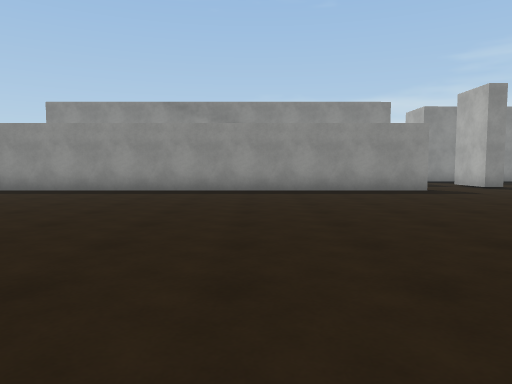
view 1 (above)

17 first-person views from a walk through a 3-D level made in the Unity game engine. The camera is 1.2 m above the floor, tilts 4° down and sees 70° across. The floor is counted in squares, 2 m on a side. Each view is taken from the middle of a square. On the plan, view 1 faces up. The plan holds only what a view shows up to about 10 squares ahead; the rest is blank. The place goes on beyond the plan. The player character is not drawn. Surface patterns are stand-ins for the level's own textures.

view 2
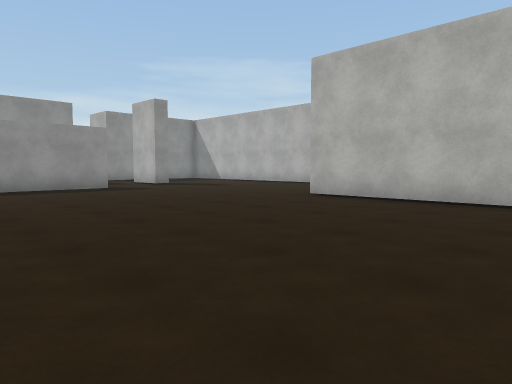

view 3
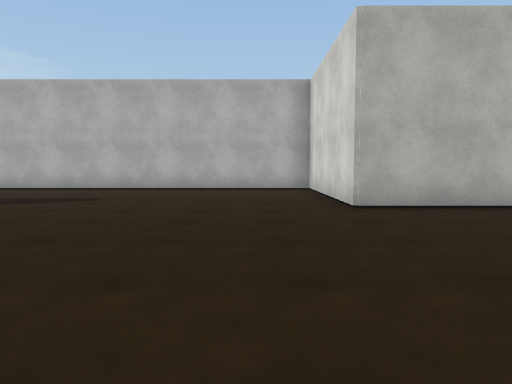

view 4
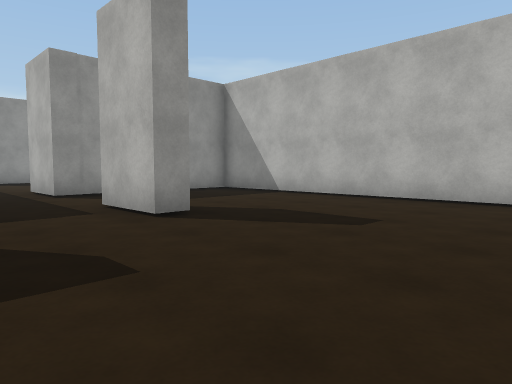

view 5
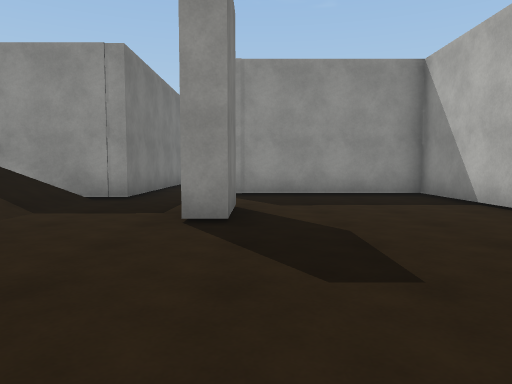

view 6
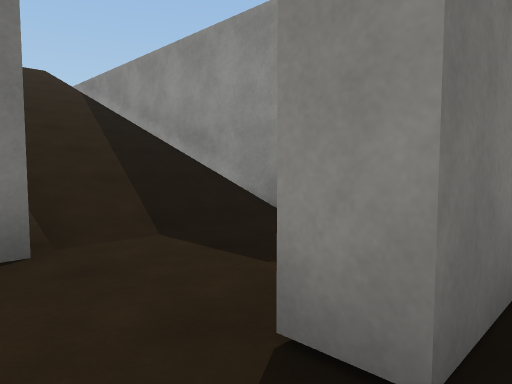

view 7
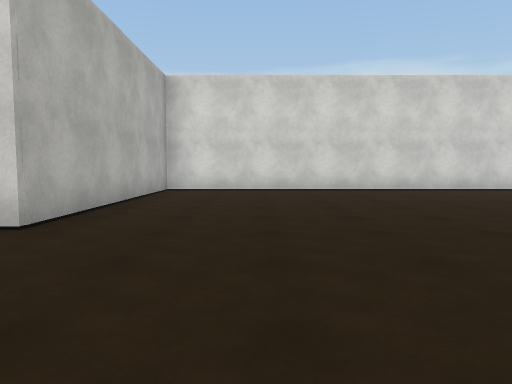

view 8
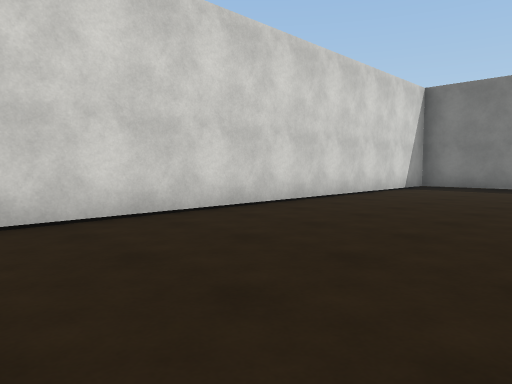

view 9
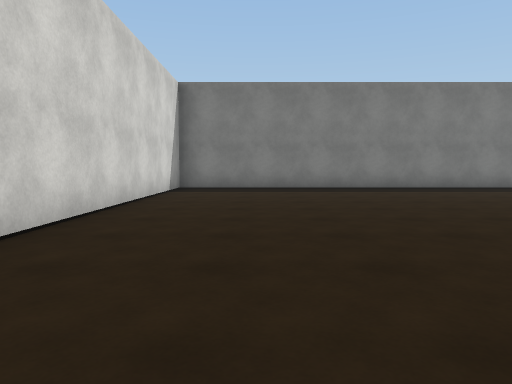

view 10
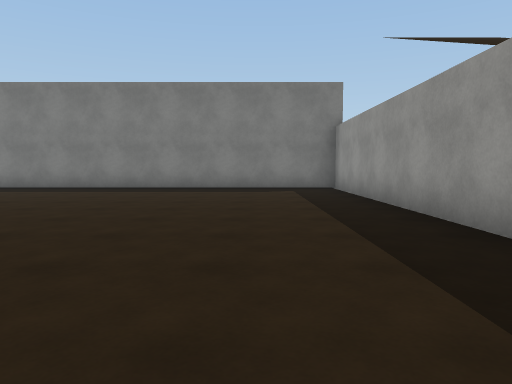

view 11
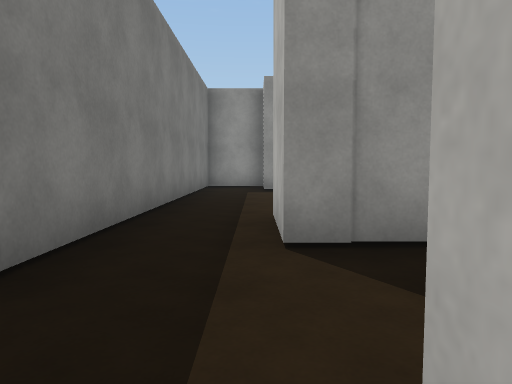

view 12
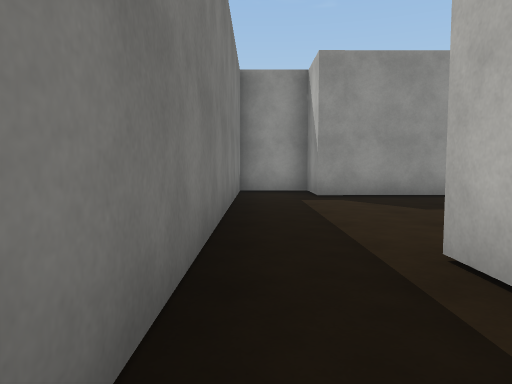

view 13
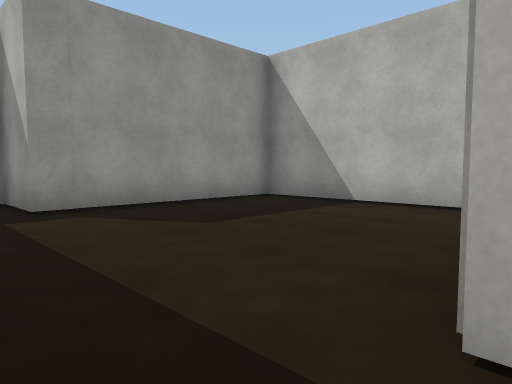

view 14
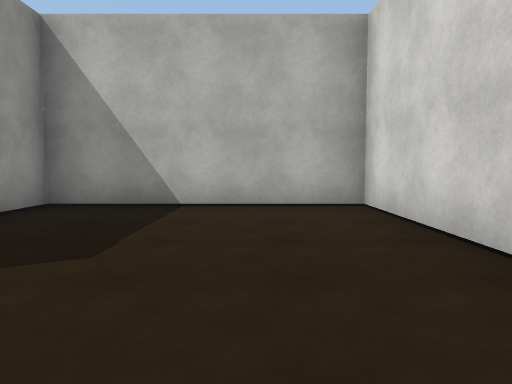

view 15
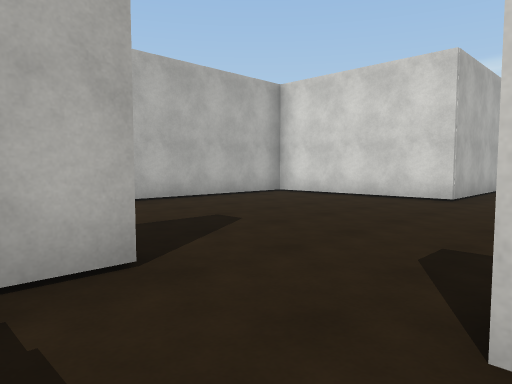

view 16
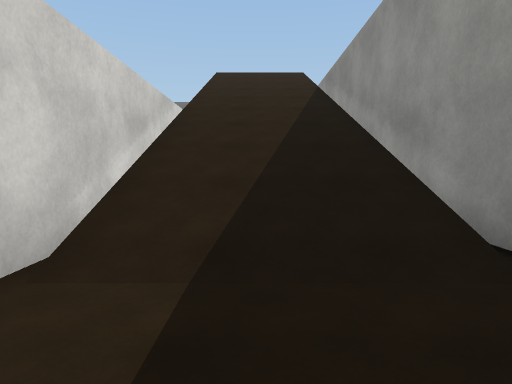

view 17
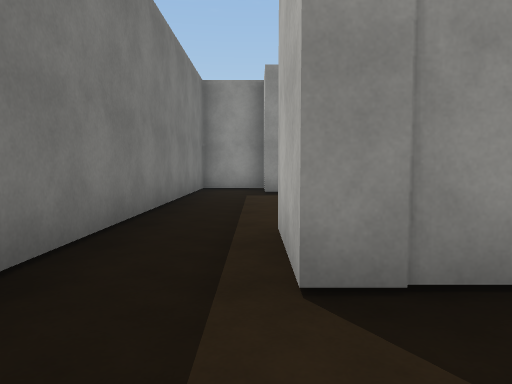

### Floor plan
Key: @ floor where view 1 was taken; # wall or solid block; . main floor; : floor 6.75 m higher than the main floor; / step, stairs or slope; = window, fence, low wall or low ledge; v drop or lower ground.
Columns run from 7 left of view 1 to 11 right of it. Each row starts with its distance up from view 1.
 22            ####
 21            #..#####
 20            #......#
 19            #......#
 18            #......#
 17            #......#
 16            #......#
 15            #..#####
 14            #..#####
 13    vvv######......#
 12   //////////......#
 11   //////////..#...#
 10   ://///////..#...#
  9 #.......=###......#
  8 #.................#
  7 #.................#
  6 #.................#
  5 #.................#
  4 #.................#
  3 #.............#####
  2 #.............#
  1 #.............#
  0 #......@......#
 -1 #.............#
 -2 ###############
 -3      vvvvvvvv

Positions as (right, up) in squares from view 1, and headings:
1: (0, 0), facing up
2: (0, -1), facing up-right
3: (1, 5), facing right
4: (4, 6), facing up-right
5: (7, 6), facing up
6: (7, 9), facing up-left
7: (4, 7), facing down
8: (4, 2), facing down-left
9: (3, 0), facing left
10: (3, 7), facing left
11: (6, 11), facing up
12: (5, 13), facing up
13: (5, 15), facing up-right
14: (5, 17), facing right
15: (4, 11), facing down-right
16: (6, 11), facing left
17: (6, 12), facing up
